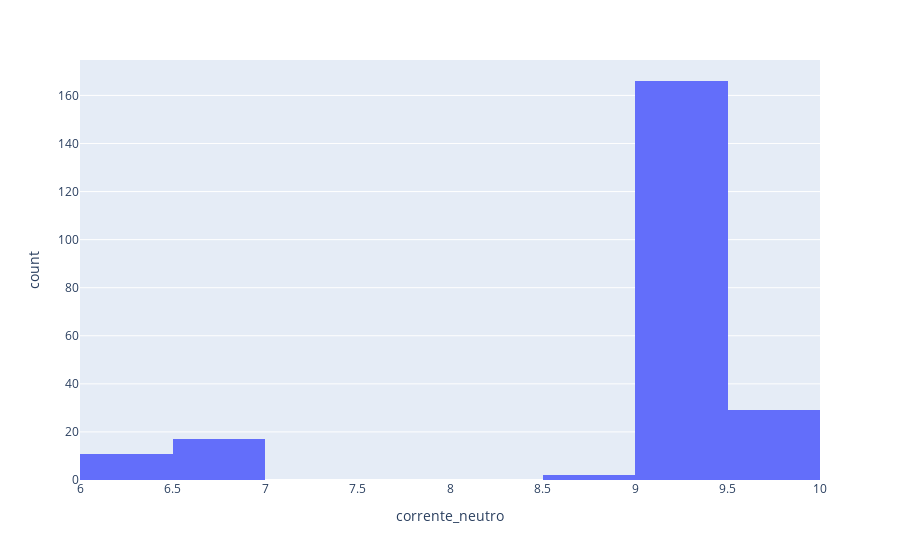

This figure's notebook cell:
### Code cell
px.histogram(input_df, x='corrente_neutro')

### Figure 1 — Plotly figure (JSON) as saved in the notebook; plotly's stock layout.template omitted (floating-point values rounded to 4 significant figures; data arrays with more than 128 entries replaced by an {"elided": "..."} marker saying what was removed)
{"data": [{"alignmentgroup": "True", "bingroup": "x", "hovertemplate": "corrente_neutro=%{x}<br>count=%{y}<extra></extra>", "legendgroup": "", "marker": {"color": "#636efa", "pattern": {"shape": ""}}, "name": "", "offsetgroup": "", "orientation": "v", "showlegend": false, "type": "histogram", "x": {"elided": "225 float values"}, "xaxis": "x", "yaxis": "y"}], "layout": {"barmode": "relative", "legend": {"tracegroupgap": 0}, "margin": {"t": 60}, "xaxis": {"anchor": "y", "domain": [0, 1], "title": {"text": "corrente_neutro"}}, "yaxis": {"anchor": "x", "domain": [0, 1], "title": {"text": "count"}}}}
